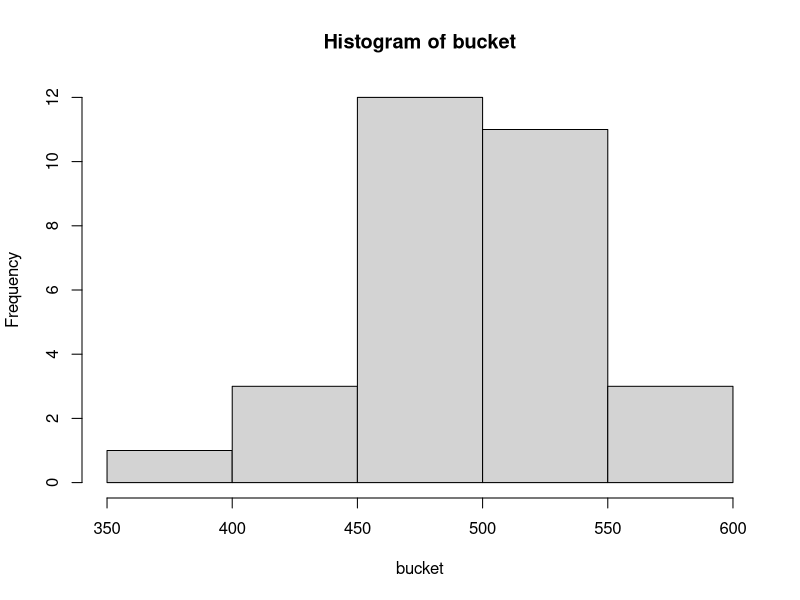

The R source for this figure:
## ---- chunk 1
buildDY <- function(csize=35){
  bdlist=1:365
  out <- sample(bdlist,csize,replace=T)
}
## ---- chunk 2
try1=buildDY(csize = 35)
table(try1)
## ---- chunk 3
maxdup = function(inlist){
    out <- max(table(inlist))
}
## ---- chunk 4
bucket=numeric()
for (j in 1:30){
  


brownlow=0
trials = numeric()

for (i in 1:1137) {
  a<-buildDY(csize = 35)
  trials[i] = maxdup(a)
 
}

out <- ifelse(trials>=2,1,-2) 
bucket[j] <- sum(out)
}
hist(bucket)
## ---- chunk 5
mean(bucket)
## ---- chunk 6
sd(bucket)
